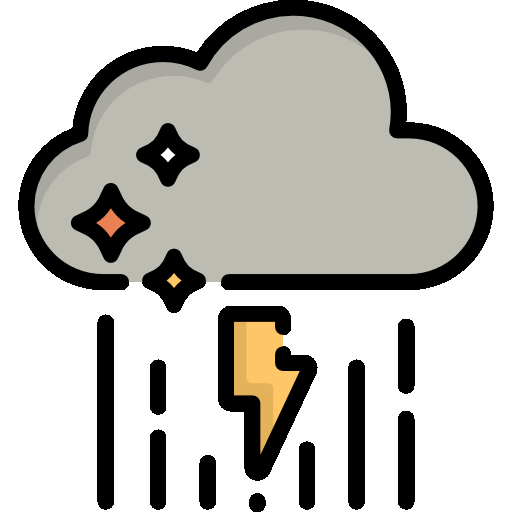
#> input picture pcd_script/gambar1B.png, 512 x 512 px, found by its file name
$ python 01_rgb_show.py
#> lines starting #> are read from the running program, lines starting #| are printed output that depends on the picture; after the words box and inside, x2 and y2 are one past the last pixel; in counts of white or black regions, pixels touching at a corner belong together
import cv2
import numpy as np
from matplotlib import pyplot as plt

imggambar = cv2.imread("gambar1b.png", 1)
#> imggambar is the input picture: shape (512, 512, 3); mean B, G, R 185.7, 190, 191.1
tampil_hor = np.concatenate((imggambar, imggambar), axis=1)
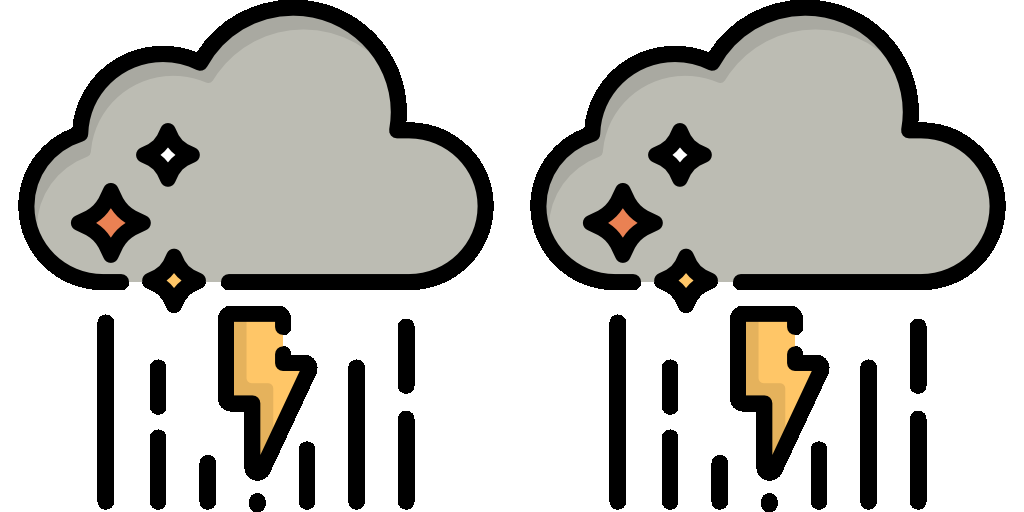
#> tampil_hor: shape (512, 1024, 3); mean B, G, R 185.7, 190, 191.1
cv2.putText(imggambar,"NIM_2103040144/Eprisa Nova Rahmawati",(5,15),cv2.FONT_HERSHEY_COMPLEX,0.5,(0, 0, 0),1)
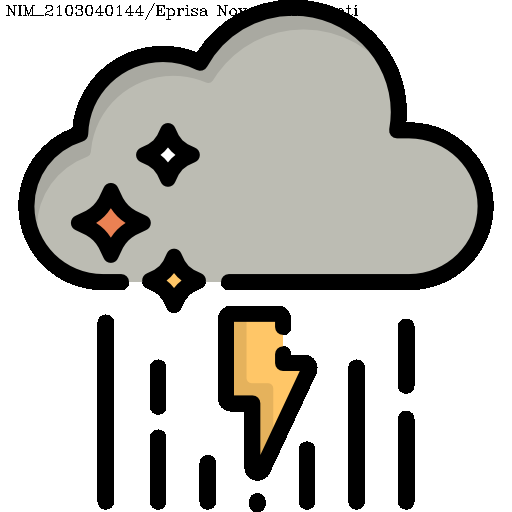
#> imggambar: shape (512, 512, 3); 0.3% of pixels changed, all inside (x1, y1, x2, y2) = (6, 3, 358, 20)
tampil_hor = cv2.circle(imggambar, (470, 480), 15, (0), 5)
#> tampil_hor: shape (512, 512, 3)


cv2.imshow("hasil", imggambar)
cv2.waitKey(0)
cv2.destroyAllWindows()

$ run again, with pcd_script/Picture1.png copied over pcd_script/gambar1B.png
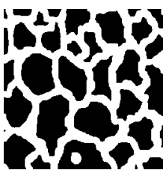
#> input picture pcd_script/Picture1.png, 166 x 173 px, found by its file name
#> imggambar is the input picture: shape (173, 166, 3); min 0, max 255, mean 125
#> `tampil_hor = np.concatenate((imggambar, imggambar), axis=1)`:
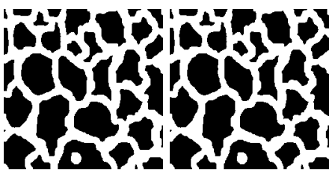
#> tampil_hor: shape (173, 332, 3); min 0, max 255, mean 125
#> `cv2.putText(imggambar,"NIM_2103040144/Eprisa Nova Rahmawati",(5,15),cv..`:
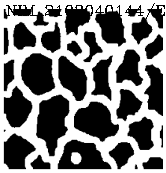
#> imggambar: shape (173, 166, 3); 1.21% of pixels changed, all inside (x1, y1, x2, y2) = (6, 3, 165, 19)
